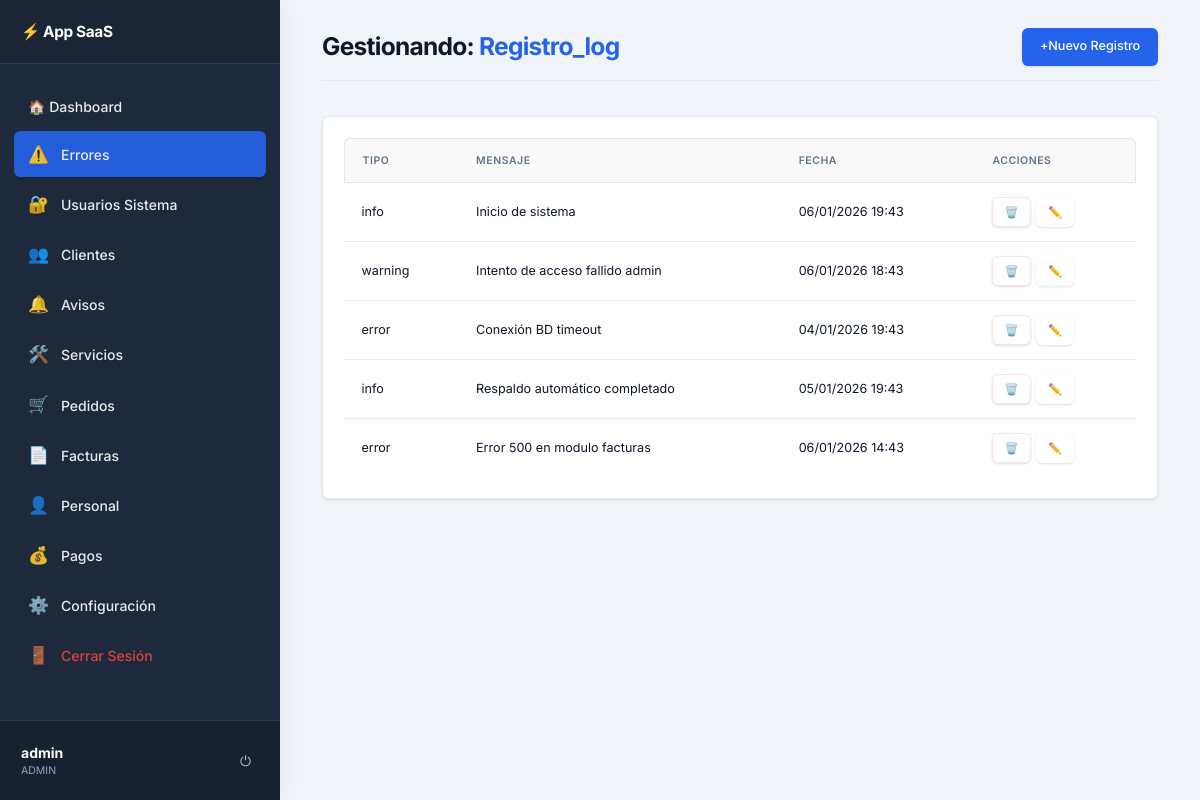
The page /index.php?tabla=registro_log (signed in) on the database its author committed.
### tables this page shows
CREATE TABLE registro_log (
    id INT AUTO_INCREMENT PRIMARY KEY,
    tipo VARCHAR(50) NOT NULL,  
    mensaje TEXT NOT NULL,
    fecha TIMESTAMP DEFAULT CURRENT_TIMESTAMP
);

### inc/helpers.php (called while the page is built, shortened)
<?php
function format_column_name($name) {
    $name = str_replace('_', ' ', $name);
    return ucwords($name);
}
?>

### controladores/read.php (the view, shortened to what this page needs)
<?php
$tabla = $_GET['tabla'];
?>
<div class="header-title">
    <h2>Gestionando: <span style="color:var(--accent)"><?= ucfirst($tabla) ?></span></h2>
    <a href="?operacion=insertar&tabla=<?= $tabla ?>" class="btn btn-primary">
        <span>+</span> Nuevo Registro
    </a>
</div>
<div class="card" style="overflow-x:auto;">
    <table>
        <thead>
            <?php
            $hidden_cols = ['id', 'contrasena'];
            $resultado = $conexion->query("SHOW COLUMNS FROM " . $tabla);
            $pk = "";
            while ($col = $resultado->fetch_assoc()) {
                $field = $col['Field'];
                if($col['Key'] == 'PRI'){
                    $pk = $field;
                }
                if(in_array($field, $hidden_cols)) continue;
                echo "<th>" . format_column_name($field) . "</th>";
            }
            ?>
                <th>Acciones</th>
        </thead>
        <tbody>
            <?php
            $resultado = $conexion->query("SELECT * FROM " . $tabla);
            while ($fila = $resultado->fetch_assoc()) {
                echo "<tr>";
                foreach($fila as $col_name => $valor){
                    if(in_array($col_name, $hidden_cols)) continue;
                    if(strpos($col_name, 'fecha') !== false || $col_name == 'created_at'){
                        if($valor){
                            $valor = date("d/m/Y H:i", strtotime($valor));
                        }
                    }
                    $texto = strlen($valor) > 50 ? substr($valor,0,50)."..." : $valor;
                    echo "<td>" . htmlspecialchars($texto) . "</td>";
                }
                $id = $fila[$pk] ?? '';
                echo "<td>
                    <div style='display:flex; gap:5px;'>
                        <a href='?operacion=eliminar&tabla=$tabla&id=$id&pk=$pk'
                           class='btn btn-danger btn-sm'
                           onclick='return confirm(\"¿Estás seguro de eliminar este registro?\");'>
                           🗑️
                        </a>
                        <a href='?operacion=editar&tabla=$tabla&id=$id&pk=$pk'
                           class='btn btn-primary btn-sm' style='background:var(--secondary);'>
                           ✏️
                        </a>
                    </div>
                </td>";
                echo "</tr>";
            }
            ?>
        </tbody>
    </table>
</div>

### css/estilo.css (style rules this page uses)
:root { --primary: #0f172a; --primary-light: #334155; --accent: #2563eb; --accent-hover: #1d4ed8; --success: #10b981; --danger: #ef4444; --warning: #f59e0b; --bg-body: #f8fafc; --bg-surface: #ffffff; --text-main: #1e293b; --text-muted: #64748b; --border: #e2e8f0; --shadow-sm: 0 1px 3px 0 rgb(0 0 0 / 0.1), 0 1px 2px -1px rgb(0 0 0 / 0.1); --shadow-md: 0 4px 6px -1px rgb(0 0 0 / 0.1), 0 2px 4px -2px rgb(0 0 0 / 0.1); --shadow-lg: 0 10px 15px -3px rgb(0 0 0 / 0.1), 0 4px 6px -4px rgb(0 0 0 / 0.1); --radius: 6px; --sidebar-width: 280px; }
* { box-sizing: border-box; }
html, body { width: 100%; height: 100%; margin: 0; padding: 0; font-family: 'Inter', system-ui, -apple-system, sans-serif; background: var(--bg-body); color: var(--text-main); font-size: 14px; line-height: 1.5; }
.header-title { display: flex; justify-content: space-between; align-items: center; margin-bottom: 2.5rem; padding-bottom: 1rem; border-bottom: 1px solid var(--border); }
.header-title h1, .header-title h2 { font-size: 1.75rem; font-weight: 700; color: var(--text-main); margin: 0; letter-spacing: -0.03em; }
.card { background: var(--bg-surface); border: 1px solid var(--border); border-radius: var(--radius); box-shadow: var(--shadow-sm); padding: 1.5rem; margin-bottom: 2rem; transition: box-shadow 0.2s; }
table { width: 100%; border-collapse: separate; border-spacing: 0; font-size: 0.9rem; }
th { text-align: left; padding: 1rem 1.25rem; background: rgba(0, 0, 0, 0.02); color: var(--text-muted); font-weight: 600; text-transform: uppercase; font-size: 0.75rem; letter-spacing: 0.05em; border-top: 1px solid var(--border); border-bottom: 1px solid var(--border); }
th:first-child { border-top-left-radius: var(--radius); border-left: 1px solid var(--border); }
th:last-child { border-top-right-radius: var(--radius); border-right: 1px solid var(--border); }
td { padding: 1rem 1.25rem; border-bottom: 1px solid var(--border); color: var(--text-main); vertical-align: middle; }
tr:last-child td { border-bottom: none; }
.btn { display: inline-flex; align-items: center; justify-content: center; padding: 0.6rem 1.2rem; border-radius: var(--radius); text-decoration: none; font-weight: 500; font-size: 0.9rem; transition: all 0.2s; border: 1px solid transparent; cursor: pointer; box-shadow: var(--shadow-sm); }
.btn-primary { background: var(--accent); color: white; }
.btn-danger { background: white; border: 1px solid #fee2e2; color: var(--danger); }
.btn-sm { padding: 0.4rem 0.8rem; font-size: 0.8rem; }

### rows shown on the page
registro_log: tipo "info", mensaje "Inicio de sistema", fecha "06/01/2026 19:43"
registro_log: tipo "warning", mensaje "Intento de acceso fallido admin", fecha "06/01/2026 18:43"
registro_log: tipo "error", mensaje "Conexión BD timeout", fecha "04/01/2026 19:43"
registro_log: tipo "info", mensaje "Respaldo automático completado", fecha "05/01/2026 19:43"
registro_log: tipo "error", mensaje "Error 500 en modulo facturas", fecha "06/01/2026 14:43"

### other values the page prints
$icono "⚠️"
$label "Errores"
$icono "🔐"
$label "Usuarios Sistema"
$icono "👥"
$label "Clientes"
$icono "🔔"
$label "Avisos"
$icono "🛠️"
$label "Servicios"
$icono "🛒"
$label "Pedidos"
$icono "📄"
$label "Facturas"
$icono "👤"
